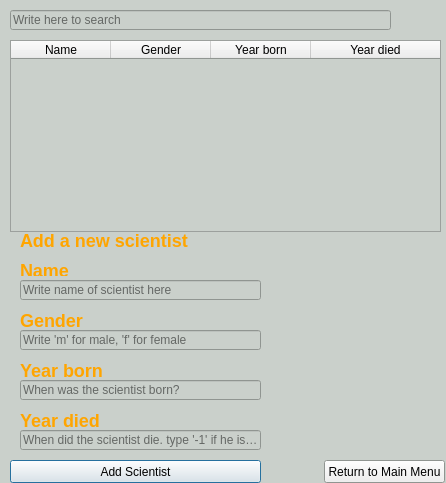
<?xml version="1.0" encoding="UTF-8"?>
<ui version="4.0">
 <class>ScientistsWindow</class>
 <widget class="QDialog" name="ScientistsWindow">
  <property name="geometry">
   <rect>
    <x>0</x>
    <y>0</y>
    <width>446</width>
    <height>483</height>
   </rect>
  </property>
  <property name="palette">
   <palette>
    <active>
     <colorrole role="Text">
      <brush brushstyle="SolidPattern">
       <color alpha="255">
        <red>0</red>
        <green>0</green>
        <blue>0</blue>
       </color>
      </brush>
     </colorrole>
     <colorrole role="Base">
      <brush brushstyle="SolidPattern">
       <color alpha="255">
        <red>202</red>
        <green>208</green>
        <blue>203</blue>
       </color>
      </brush>
     </colorrole>
     <colorrole role="Window">
      <brush brushstyle="SolidPattern">
       <color alpha="255">
        <red>202</red>
        <green>208</green>
        <blue>203</blue>
       </color>
      </brush>
     </colorrole>
     <colorrole role="ToolTipText">
      <brush brushstyle="SolidPattern">
       <color alpha="255">
        <red>255</red>
        <green>181</green>
        <blue>8</blue>
       </color>
      </brush>
     </colorrole>
    </active>
    <inactive>
     <colorrole role="Text">
      <brush brushstyle="SolidPattern">
       <color alpha="255">
        <red>0</red>
        <green>0</green>
        <blue>0</blue>
       </color>
      </brush>
     </colorrole>
     <colorrole role="Base">
      <brush brushstyle="SolidPattern">
       <color alpha="255">
        <red>202</red>
        <green>208</green>
        <blue>203</blue>
       </color>
      </brush>
     </colorrole>
     <colorrole role="Window">
      <brush brushstyle="SolidPattern">
       <color alpha="255">
        <red>202</red>
        <green>208</green>
        <blue>203</blue>
       </color>
      </brush>
     </colorrole>
     <colorrole role="ToolTipText">
      <brush brushstyle="SolidPattern">
       <color alpha="255">
        <red>255</red>
        <green>181</green>
        <blue>8</blue>
       </color>
      </brush>
     </colorrole>
    </inactive>
    <disabled>
     <colorrole role="Text">
      <brush brushstyle="SolidPattern">
       <color alpha="255">
        <red>120</red>
        <green>120</green>
        <blue>120</blue>
       </color>
      </brush>
     </colorrole>
     <colorrole role="Base">
      <brush brushstyle="SolidPattern">
       <color alpha="255">
        <red>202</red>
        <green>208</green>
        <blue>203</blue>
       </color>
      </brush>
     </colorrole>
     <colorrole role="Window">
      <brush brushstyle="SolidPattern">
       <color alpha="255">
        <red>202</red>
        <green>208</green>
        <blue>203</blue>
       </color>
      </brush>
     </colorrole>
     <colorrole role="ToolTipText">
      <brush brushstyle="SolidPattern">
       <color alpha="255">
        <red>255</red>
        <green>181</green>
        <blue>8</blue>
       </color>
      </brush>
     </colorrole>
    </disabled>
   </palette>
  </property>
  <property name="windowTitle">
   <string>Dialog</string>
  </property>
  <widget class="QLineEdit" name="search_students">
   <property name="geometry">
    <rect>
     <x>10</x>
     <y>10</y>
     <width>381</width>
     <height>20</height>
    </rect>
   </property>
   <property name="placeholderText">
    <string>Write here to search</string>
   </property>
  </widget>
  <widget class="QLabel" name="label">
   <property name="geometry">
    <rect>
     <x>20</x>
     <y>230</y>
     <width>181</width>
     <height>21</height>
    </rect>
   </property>
   <property name="text">
    <string>&lt;h2 style=&quot;color:#FFA500;&quot;&gt;Add a new scientist&lt;/h2&gt;</string>
   </property>
  </widget>
  <widget class="QLabel" name="label_2">
   <property name="geometry">
    <rect>
     <x>20</x>
     <y>260</y>
     <width>51</width>
     <height>16</height>
    </rect>
   </property>
   <property name="text">
    <string>&lt;h2 style=&quot;color:#FFA500;&quot;&gt;Name&lt;/h2&gt;</string>
   </property>
  </widget>
  <widget class="QLineEdit" name="line_name">
   <property name="geometry">
    <rect>
     <x>20</x>
     <y>280</y>
     <width>241</width>
     <height>20</height>
    </rect>
   </property>
   <property name="placeholderText">
    <string>Write name of scientist here</string>
   </property>
  </widget>
  <widget class="QLabel" name="label_3">
   <property name="geometry">
    <rect>
     <x>20</x>
     <y>310</y>
     <width>71</width>
     <height>21</height>
    </rect>
   </property>
   <property name="text">
    <string>&lt;h2 style=&quot;color:#FFA500;&quot;&gt;Gender&lt;/h2&gt;</string>
   </property>
  </widget>
  <widget class="QLineEdit" name="line_gender">
   <property name="geometry">
    <rect>
     <x>20</x>
     <y>330</y>
     <width>241</width>
     <height>20</height>
    </rect>
   </property>
   <property name="placeholderText">
    <string>Write 'm' for male, 'f' for female</string>
   </property>
  </widget>
  <widget class="QLabel" name="label_4">
   <property name="geometry">
    <rect>
     <x>20</x>
     <y>360</y>
     <width>91</width>
     <height>21</height>
    </rect>
   </property>
   <property name="text">
    <string>&lt;h2 style=&quot;color:#FFA500;&quot;&gt;Year born&lt;/h2&gt;</string>
   </property>
  </widget>
  <widget class="QLineEdit" name="line_yearBorn">
   <property name="geometry">
    <rect>
     <x>20</x>
     <y>380</y>
     <width>241</width>
     <height>20</height>
    </rect>
   </property>
   <property name="placeholderText">
    <string>When was the scientist born?</string>
   </property>
  </widget>
  <widget class="QLabel" name="label_5">
   <property name="geometry">
    <rect>
     <x>20</x>
     <y>410</y>
     <width>91</width>
     <height>21</height>
    </rect>
   </property>
   <property name="text">
    <string>&lt;h2 style=&quot;color:#FFA500;&quot;&gt;Year died&lt;/h2&gt;</string>
   </property>
  </widget>
  <widget class="QLineEdit" name="line_yearDied">
   <property name="geometry">
    <rect>
     <x>20</x>
     <y>430</y>
     <width>241</width>
     <height>20</height>
    </rect>
   </property>
   <property name="placeholderText">
    <string>When did the scientist die. type '-1' if he is alive</string>
   </property>
  </widget>
  <widget class="QPushButton" name="button_schientist_addSchientist">
   <property name="geometry">
    <rect>
     <x>10</x>
     <y>460</y>
     <width>251</width>
     <height>23</height>
    </rect>
   </property>
   <property name="text">
    <string>Add Scientist</string>
   </property>
  </widget>
  <widget class="QTableWidget" name="table_scientists">
   <property name="geometry">
    <rect>
     <x>10</x>
     <y>40</y>
     <width>431</width>
     <height>192</height>
    </rect>
   </property>
   <property name="selectionBehavior">
    <enum>QAbstractItemView::SelectRows</enum>
   </property>
   <attribute name="horizontalHeaderStretchLastSection">
    <bool>true</bool>
   </attribute>
   <column>
    <property name="text">
     <string>Name</string>
    </property>
   </column>
   <column>
    <property name="text">
     <string>Gender</string>
    </property>
   </column>
   <column>
    <property name="text">
     <string>Year born</string>
    </property>
   </column>
   <column>
    <property name="text">
     <string>Year died</string>
    </property>
   </column>
  </widget>
  <widget class="QPushButton" name="ret_button">
   <property name="geometry">
    <rect>
     <x>324</x>
     <y>460</y>
     <width>121</width>
     <height>23</height>
    </rect>
   </property>
   <property name="text">
    <string>Return to Main Menu</string>
   </property>
  </widget>
 </widget>
 <resources/>
 <connections/>
</ui>
